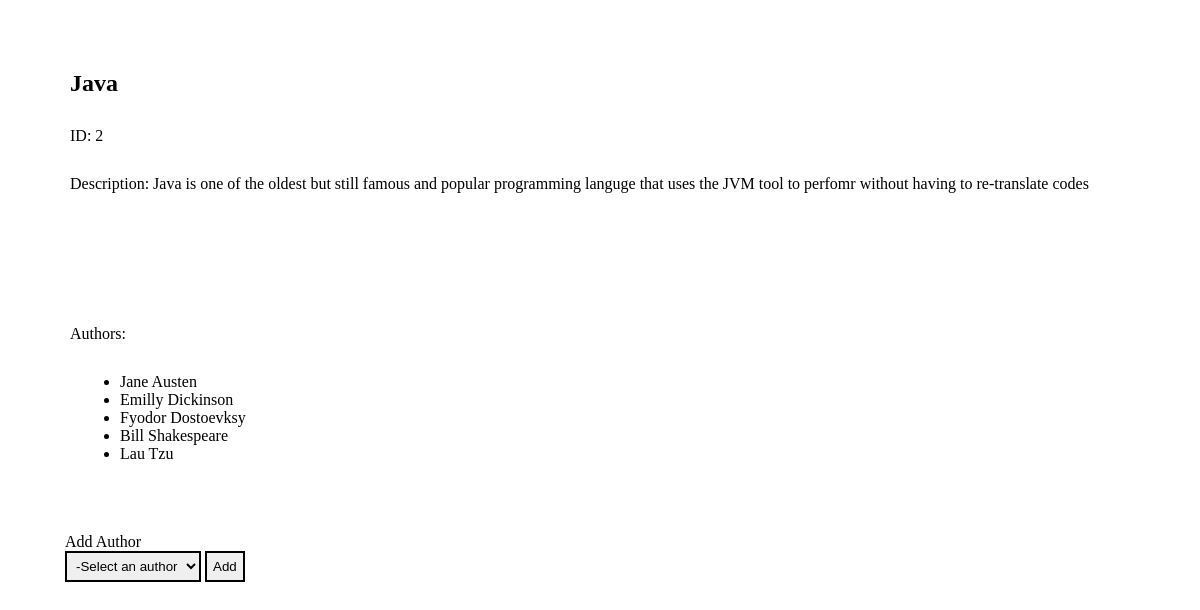
The page /books/2 on the database its author committed.
### books_authors_app/models.py (models this page shows)
class Book(models.Model):
    title = models.CharField(max_length=255)
    desc = models.TextField()
    created_at = models.DateTimeField(auto_now_add=True)
    updated_at = models.DateTimeField(auto_now=True)

class Author(models.Model):
    first_name = models.CharField(max_length=45)
    last_name = models.CharField(max_length=45)
    notes = models.TextField()
    books = models.ManyToManyField(Book, related_name="authors")
    created_at = models.DateTimeField(auto_now_add=True)
    updated_at = models.DateTimeField(auto_now=True)

### books_authors_app/views.py (the view)
# urls.py: path('books/<int:id>', views.view_book),
def view_book(request, id):## id is book-id
    context = {
        'book' : Book.objects.get(id = id),
        'authors_not_contributors_for_this_book_filter' : Author.objects.exclude(books= id),
    }
    return render(request, 'from_book.html', context)

### books_authors_app/templates/from_book.html (shortened to what this page needs)
<!DOCTYPE html>
<html lang="en">
<head>
    {% load static %}
    <link rel="stylesheet" type="text/css" href="{% static 'css/books_authors.css' %}">
</head>
<body>
    <div class="container">
        <div class="main-content">
            <h2>{{book.title}}</h2>
            <p>ID: {{book.id}}</p>
            <p class="spacing">Description: {{book.desc}}</p>
            <p>Authors:</p>
            {% for author in book.authors.all %}
            <ul class="list-aligner">
                <li>{{author.first_name}} {{author.last_name}}</li>
            </ul>
            {% endfor %}
        </div>
        <div class="adding-form">
            <form action="/assign_author/{{book.id}}" method="post">
                <label class="select_label" for="author_id">Add Author</label>
                <select class="select-aligner" name="author_id" id="author_id" required>
                    <option value="" disabled selected>-Select an author</option>
                </select>
                <button type="submit" value="Add_author" name="action">Add</button>
            </form>
        </div>
    </div>
</body>
</html>

### books_authors_app/static/css/books_authors.css (style rules this page uses)
* { margin: 0px; padding: 0; outline:0px; }
.container .main-content { margin: 70px 70px; }
.main-content p { margin: 30px 0px; }
.spacing { height: 120px; }
.list-aligner { margin-left: 50px; }
.select_label { display: block; }
.select-aligner, .select_label { margin-left: 65px; }
.select-aligner { padding: 5px; border: 2px solid black; }
.adding-form button { padding: 6px; border: 2px solid black; }

### rows shown on the page
Book: title "Java", id "2", desc "Java is one of the oldest but still famous and popular programming languge that uses the JVM tool to perfomr without having to re-translate codes"
Author: first_name "Jane", last_name "Austen"
Author: first_name "Emilly", last_name "Dickinson"
Author: first_name "Fyodor", last_name "Dostoevksy"
Author: first_name "Bill", last_name "Shakespeare"
Author: first_name "Lau", last_name "Tzu"
